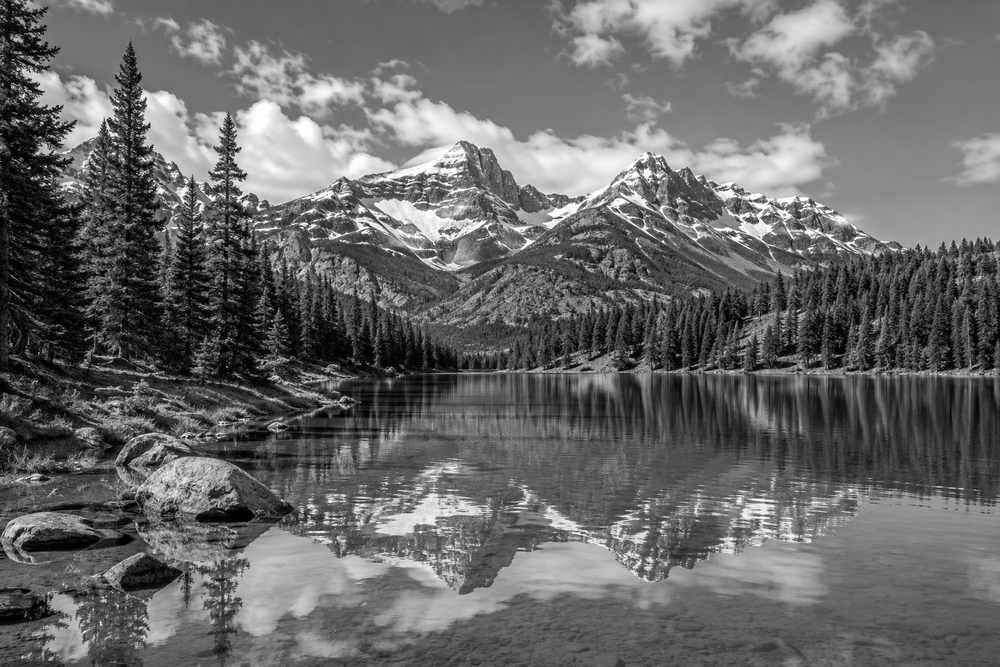
#> input picture ex4.png, 1000 x 667 px, shrunk from 1536 x 1024 before the run
$ jupyter execute Experiment_4.ipynb
#> lines starting #> are read from the running program, lines starting #| are printed output that depends on the picture
Name : Vishesh Kumar ,
CU24250050 ,
Sec: B ,
Roll No : 69 ,
Computer Vision  ,
Labsheet - 4

[cell 1]
import cv2
import numpy as np
import matplotlib.pyplot as plt

# Import libraries
print("Libraries imported successfully.")

[cell 2]
# Load PNG image
image_path = "ex4.png"

img = cv2.imread(image_path, cv2.IMREAD_GRAYSCALE)
#> img: shape (667, 1000); min 0, max 255, mean 103.8

if img is None:
    print(" Image not found")
else:
    print(" Image loaded successfully")

    plt.figure(figsize=(6, 6))
    plt.imshow(img, cmap="gray")
    plt.title("Original Image")
    plt.axis("off")
    plt.show()

[cell 3]
# Calculate DFT
dft = cv2.dft(np.float32(img), flags=cv2.DFT_COMPLEX_OUTPUT)

print("DFT calculated successfully.")

[cell 4]
# Shift zero frequency to center
dft_shift = np.fft.fftshift(dft)

print("Frequency shifted to center.")

[cell 5]
# Calculate magnitude spectrum
magnitude = cv2.magnitude(
    dft_shift[:, :, 0],
    dft_shift[:, :, 1]
)

magnitude_spectrum = 20 * np.log(magnitude + 1)
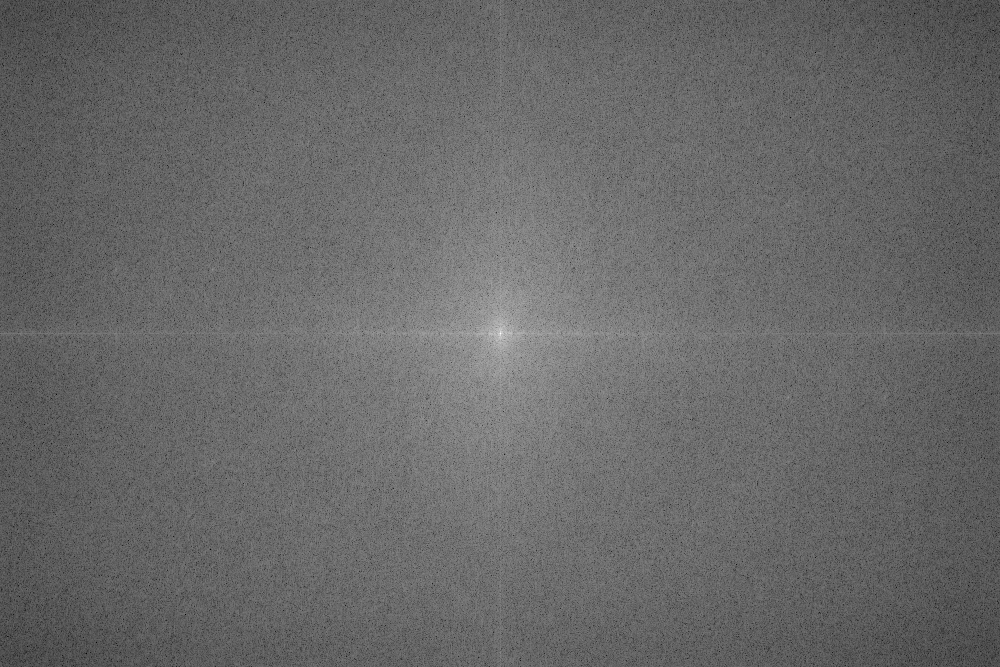
#> magnitude_spectrum: shape (667, 1000) float32; min 53.9, max 361.1, mean 179.8; drawn with min black and max white

plt.figure(figsize=(6, 6))
plt.imshow(magnitude_spectrum, cmap="gray")
plt.title("Magnitude Spectrum")
plt.axis("off")
plt.show()

[cell 6]
# Compare image and spectrum
plt.figure(figsize=(12, 5))

plt.subplot(1, 2, 1)
plt.imshow(img, cmap="gray")
plt.title("Original Image")
plt.axis("off")

plt.subplot(1, 2, 2)
plt.imshow(magnitude_spectrum, cmap="gray")
plt.title("Frequency Spectrum")
plt.axis("off")

plt.show()
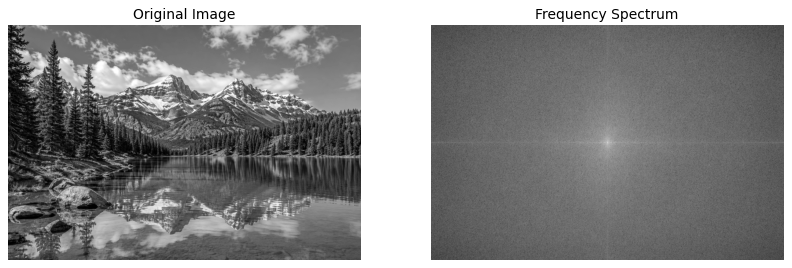
#> figure drawn by matplotlib, 2 panels

[cell 7]
# Create Low-Pass Filter
rows, cols = img.shape
#> rows = 667; cols = 1000
crow, ccol = rows // 2, cols // 2
#> crow = 333; ccol = 500

radius = 50

mask_low = np.zeros((rows, cols, 2), np.uint8)

cv2.circle(
    mask_low,
    (ccol, crow),
    radius,
    (1, 1),
    -1
)

print("Low-Pass Filter created.")

[cell 8]
# Apply Low-Pass Filter
filtered_low = dft_shift * mask_low

print("Low frequencies retained.")

[cell 9]
# Shift back
f_ishift_low = np.fft.ifftshift(filtered_low)

# Apply inverse DFT
img_low = cv2.idft(f_ishift_low)

img_low = cv2.magnitude(
    img_low[:, :, 0],
    img_low[:, :, 1]
)
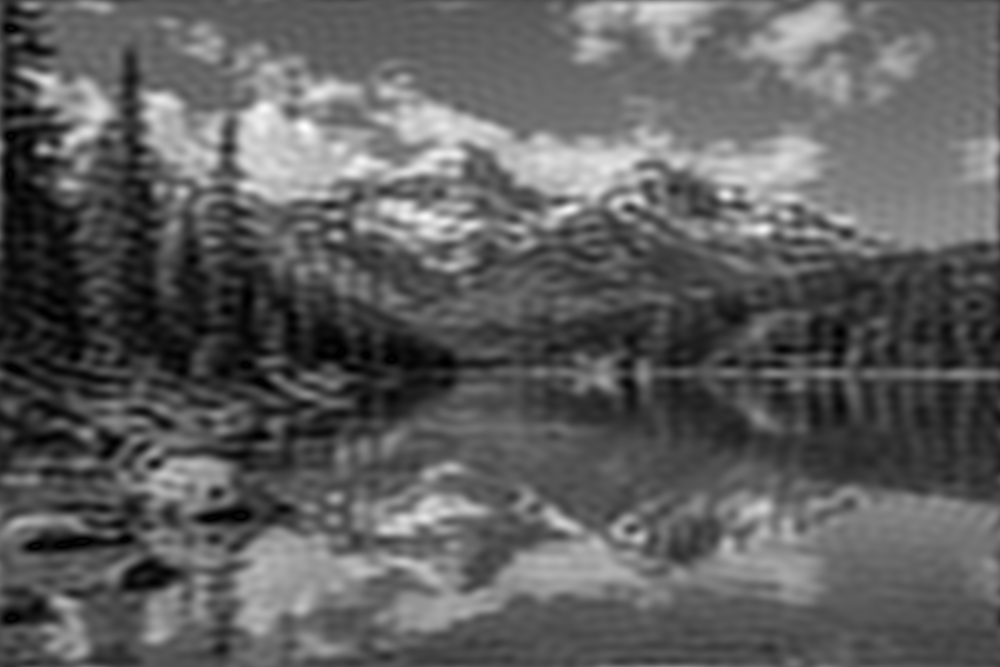
#> img_low: shape (667, 1000) float32; min 699, max 186835040, mean 69237592; drawn with min black and max white

# Normalize image
img_low = cv2.normalize(
    img_low,
    None,
    0,
    255,
    cv2.NORM_MINMAX
).astype(np.uint8)

plt.imshow(img_low, cmap="gray")
plt.title("Low-Pass Filtered Image")
plt.axis("off")
plt.show()

[cell 10]
# Create High-Pass Filter
mask_high = np.ones((rows, cols, 2), np.uint8)

cv2.circle(
    mask_high,
    (ccol, crow),
    radius,
    (0, 0),
    -1
)

print("High-Pass Filter created.")

[cell 11]
# Apply High-Pass Filter
filtered_high = dft_shift * mask_high

print("High frequencies retained.")

[cell 12]
# Shift back
f_ishift_high = np.fft.ifftshift(filtered_high)

# Apply inverse DFT
img_high = cv2.idft(f_ishift_high)

img_high = cv2.magnitude(
    img_high[:, :, 0],
    img_high[:, :, 1]
)
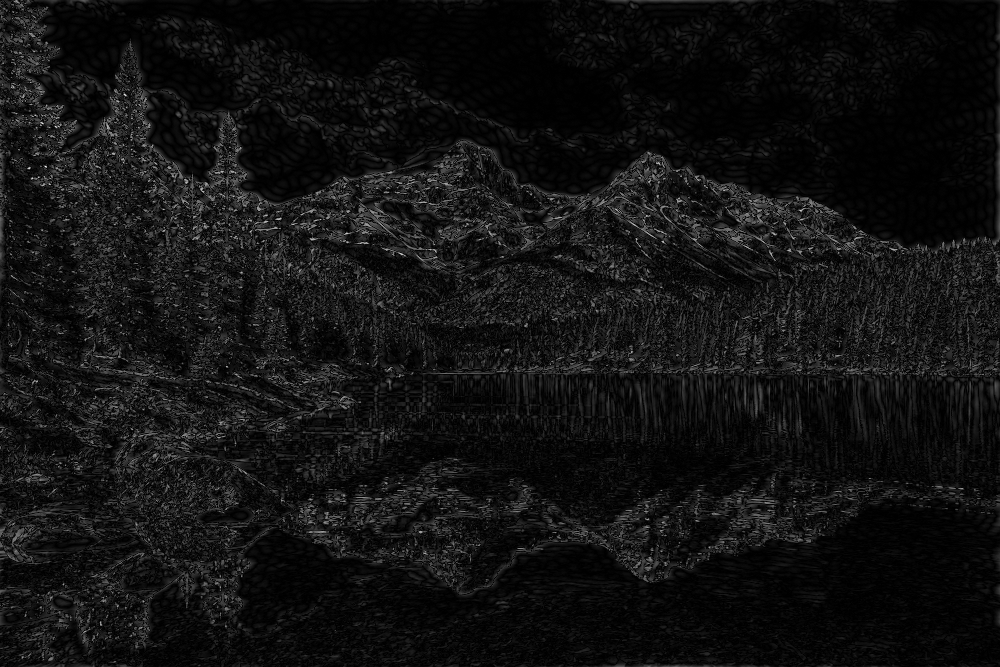
#> img_high: shape (667, 1000) float32; min 0.42, max 137980224, mean 9928449; drawn with min black and max white

# Normalize image
img_high = cv2.normalize(
    img_high,
    None,
    0,
    255,
    cv2.NORM_MINMAX
).astype(np.uint8)

plt.imshow(img_high, cmap="gray")
plt.title("High-Pass Filtered Image")
plt.axis("off")
plt.show()

[cell 13]
# Compare all results
plt.figure(figsize=(14, 8))

plt.subplot(2, 2, 1)
plt.imshow(img, cmap="gray")
plt.title("Original Image")
plt.axis("off")

plt.subplot(2, 2, 2)
plt.imshow(magnitude_spectrum, cmap="gray")
plt.title("Frequency Spectrum")
plt.axis("off")

plt.subplot(2, 2, 3)
plt.imshow(img_low, cmap="gray")
plt.title("Low-Pass Filter")
plt.axis("off")

plt.subplot(2, 2, 4)
plt.imshow(img_high, cmap="gray")
plt.title("High-Pass Filter")
plt.axis("off")

plt.tight_layout()
plt.show()

$ run again, with average.jpg saved as ex4.png
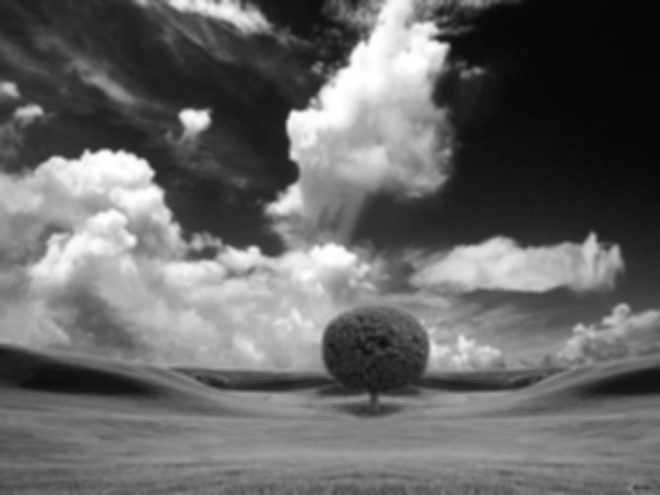
#> input picture average.jpg, 660 x 495 px
#> img is the input picture: shape (495, 660); min 3, max 255, mean 102.6
#> `magnitude_spectrum = 20 * np.log(magnitude + 1)`:
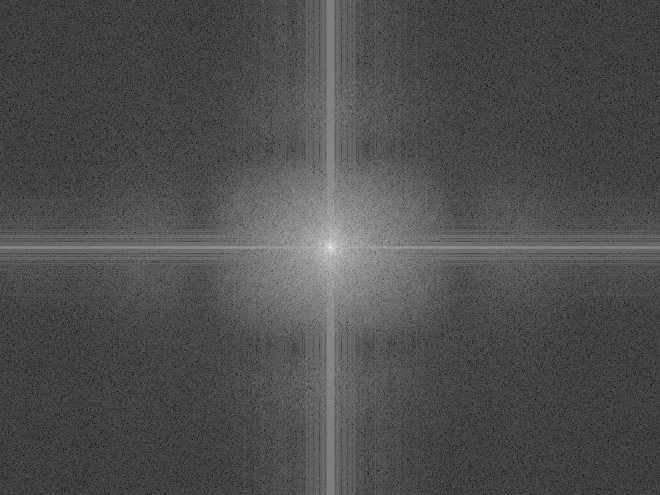
#> magnitude_spectrum: shape (495, 660) float32; min 16.55, max 346.6, mean 118.6; drawn with min black and max white
#> `img_high = cv2.magnitude( img_high[:, :, 0], img_high[:, :, 1] )`:
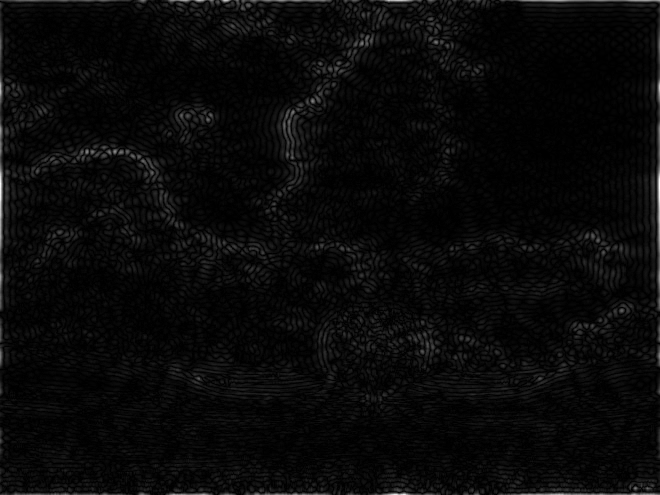
#> img_high: shape (495, 660) float32; min 2.53, max 25673886, mean 958134.8; drawn with min black and max white

$ run again, with clahe_image.jpg saved as ex4.png
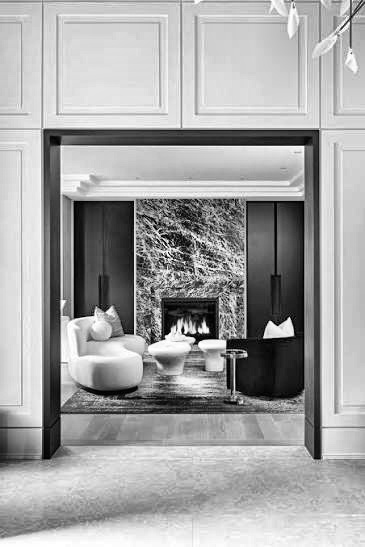
#> input picture clahe_image.jpg, 365 x 547 px
#> img is the input picture: shape (547, 365); min 0, max 255, mean 165
#> `img_low = cv2.magnitude( img_low[:, :, 0], img_low[:, :, 1] )`:
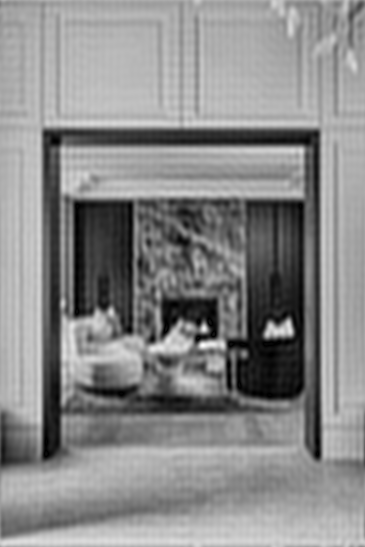
#> img_low: shape (547, 365) float32; min 1057.8, max 60815372, mean 32950932; drawn with min black and max white
#> `img_high = cv2.magnitude( img_high[:, :, 0], img_high[:, :, 1] )`:
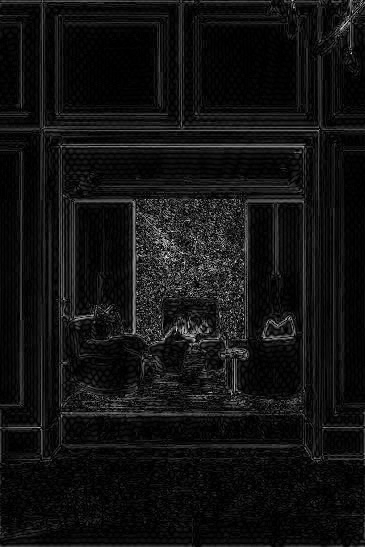
#> img_high: shape (547, 365) float32; min 35.07, max 34069128, mean 2447357.2; drawn with min black and max white
